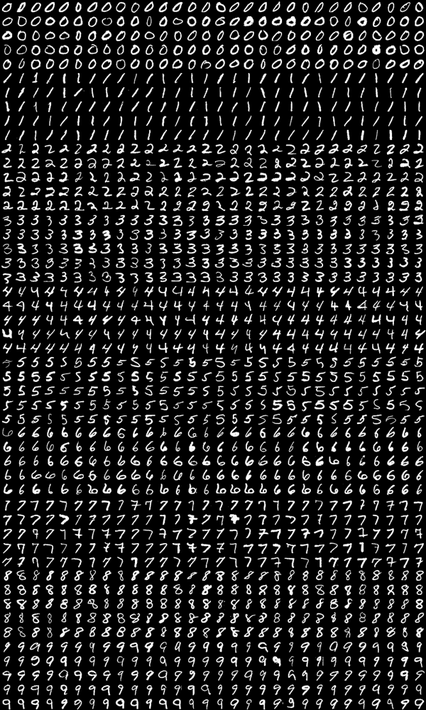
#> input picture code/MPV_2014_semestral_work/03/Test.png, 426 x 710 px, shrunk from 600 x 1000 before the run, found by its file name
$ python run.py   (Python 2 division)   (older library calls are emulated)
#> lines starting #> are read from the running program, lines starting #| are printed output that depends on the picture; long printed decimals are rounded
### code/MPV_2016_semestral_work/03/ucitel/mpv03_ucitel.py
# -*- coding: utf-8 -*-
"""
Created on Thu Nov 13 12:58:47 2014

@author: Ing. Lukas Bures
@email: lbures@kky.zcu.cz
@credits:
@version: 2.0.0
"""

import numpy as np
import cv2
from numpy.linalg import norm

SZ = 20
CLASS_N = 10


def deskew(img):
    m = cv2.moments(img)
    if abs(m['mu02']) < 1e-2:
        return img.copy()
    skew = m['mu11'] / m['mu02']
    m = np.float32([[1, skew, -0.5 * SZ * skew], [0, 1, 0]])
    img = cv2.warpAffine(img, m, (SZ, SZ), flags=cv2.WARP_INVERSE_MAP | cv2.INTER_LINEAR)
    return img


def preprocess_hog(digits):
    samples = []
    for img in digits:
        gx = cv2.Sobel(img, cv2.CV_32F, 1, 0)
        gy = cv2.Sobel(img, cv2.CV_32F, 0, 1)
        mag, ang = cv2.cartToPolar(gx, gy)
        bin_n = 16
        b = np.int32(bin_n * ang / (2 * np.pi))
        bin_cells = b[:10, :10], b[10:, :10], b[:10, 10:], b[10:, 10:]
        mag_cells = mag[:10, :10], mag[10:, :10], mag[:10, 10:],  mag[10:, 10:]
        hists = [np.bincount(b.ravel(), m.ravel(), bin_n) for b, m in zip(bin_cells, mag_cells)]
        hist = np.hstack(hists)

        # transform to Hellinger kernel
        eps = 1e-7
        hist /= hist.sum() + eps
        hist = np.sqrt(hist)
        hist /= norm(hist) + eps

        samples.append(hist)
    return np.float32(samples)


class SVM:
    def __init__(self, c=2.67, gamma=5.383):
        self.model = cv2.ml.SVM_create()
        self.model.setKernel(cv2.ml.SVM_RBF)
        self.model.setType(cv2.ml.SVM_C_SVC)
        self.model.setC(c)
        self.model.setGamma(gamma)

    def train(self, samples, responses):
        self.model.train(samples, cv2.ml.ROW_SAMPLE, responses)

    def predict(self, samples):
        _, predicted = self.model.predict(samples)
        return predicted.ravel()


def evaluate_model(model, fv):
    labels = model.predict(fv)
    labels = labels.astype(dtype="int32")
    return labels


def classify(train_data, train_label, test_data):
    print "-------------------------------------------------------------------"
    print "TRAIN"
    print
    train_deskewed_data = map(deskew, train_data)
    train_fv = preprocess_hog(train_deskewed_data)

    print 'Training SVM ...'
    model = SVM()
    model.train(train_fv, np.array(train_label, dtype="int32"))

    print "-------------------------------------------------------------------"
    print "TEST"
    print
    test_deskewed_data = map(deskew, test_data)
    test_fv = preprocess_hog(test_deskewed_data)

    print 'Testing data ...'
    test_labels = evaluate_model(model, test_fv)
    print "-------------------------------------------------------------------"

    return test_labels

### code/MPV_2016_semestral_work/03/ucitel/run.py
# -*- coding: utf-8 -*-
"""
Created on 19:29 12.11.15

@author: Ing. Lukas Bures
@email: lbures@kky.zcu.cz
@credits:
@version: 1.0.0
"""

import mpv03_ucitel
import cv2
import numpy as np
from random import randint


def check_labels(test, gt):
    if len(test) is not len(gt):
        assert "Bad count of labels"

    good = 0
    for i in range(len(gt)):
        if test[i] == gt[i]:
            good += 1

    return good


def prepare_data(img, length):
    img = np.array(img)
    h, w = img.shape

    t_datas = []
    t_labels = []

    if w % length != 0 or h % length != 0:
        assert "Bad size of input image."

    w_bin = w / length
    h_bin = h / length

    i = 0
    for hh in range(h_bin):
        if hh % 5 == 0 and hh != 0:
            i += 1

        for ww in range(w_bin):
            h_from = hh * length
            h_to = (hh + 1) * length
            w_from = ww * length
            w_to = (ww + 1) * length
            sub_img = img[h_from:h_to, w_from:w_to]

            t_datas.append(sub_img)
            t_labels.append(i)

    return t_datas, t_labels


def select_data(datas, labels, count):
    t_datas = []
    t_labels = []

    for i in range(count):
        pos = randint(0, len(datas) - 1)
        t_datas.append(datas[pos])
        t_labels.append(labels[pos])

    return t_datas, t_labels


def compute_confusion(labels_gt, labels_test):
    s = set(labels_gt)
    confusion = np.zeros((len(s), len(s)), np.int32)

    for i, j in zip(labels_gt, labels_test):
        confusion[i, j] += 1

    return confusion


if __name__ == '__main__':
    test_img = cv2.imread("../data/test/Test.png", cv2.IMREAD_GRAYSCALE)
#> test_img is the input picture: shape (710, 426); min 0, max 255, mean 35
    train_img = cv2.imread("../data/train/Train.png", cv2.IMREAD_GRAYSCALE)
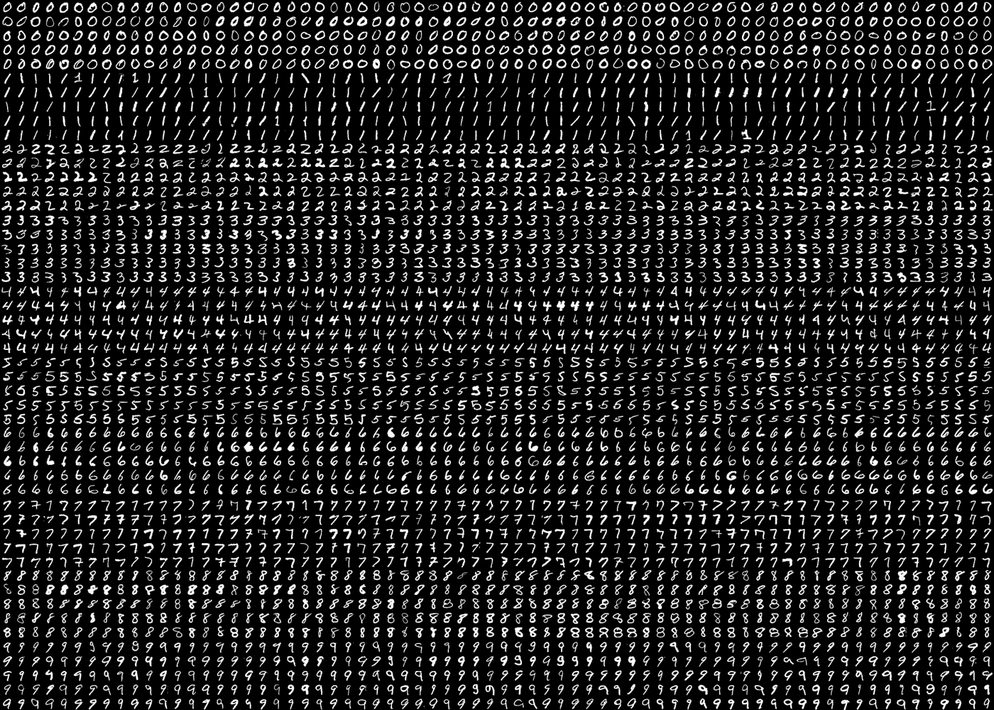
#> input picture code/MPV_2014_semestral_work/03/Train.png, 994 x 710 px, shrunk from 1400 x 1000 before the run, found by its file name
#> train_img is the input picture: shape (710, 994); min 0, max 255, mean 35
    digit_len = 20

    train_data_all, train_labels_all = prepare_data(train_img, digit_len)
#> after the loop in prepare_data, `for hh in range(h_bin):`: i = 6; t_datas = 1715 items; t_labels = 1715 values from 0 to 6
#> train_data_all = 1715 items; train_labels_all = 1715 values from 0 to 6
    test_data_all, test_labels_gt_all = prepare_data(test_img, digit_len)
#> test_data_all = 735 items; test_labels_gt_all = 735 values from 0 to 6

    test_data_random, test_labels_gt_random = select_data(test_data_all, test_labels_gt_all,
                                                          randint(len(test_data_all) / 2, len(test_data_all)))
#> the loop in select_data, `for i in range(count):` made 564 passes
#> pos on passes 1 to 3: 430, 41, 265
#> after the loop in select_data, `for i in range(count):`: t_datas = 564 items; t_labels = 564 values, max 6 at index 16, min 0 at index 1, mean 2.99
#> test_data_random = 564 items; test_labels_gt_random has the same summary as t_labels in select_data

    test_labels = mpv03_ucitel.classify(train_data_all, train_labels_all, test_data_random)
#> in classify, `train_deskewed_data = map(deskew, train_data)`: train_deskewed_data = 1715 items
#> the loop in preprocess_hog, `for img in digits:` made 1715 passes
#> pass 1, in preprocess_hog, `mag, ang = cv2.cartToPolar(gx, gy)`:
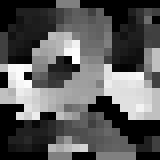
#> ang: shape (20, 20) float32 (shown 8 times larger); min 0, max 6.24, mean 2.24; drawn with min black and max white
#> after the loop in preprocess_hog, `for img in digits:`:
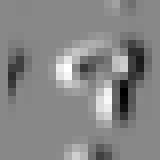
#> gx: shape (20, 20) float32 (shown 8 times larger); min -936, max 825, mean -11.7; drawn with min black and max white
#> in preprocess_hog, `return np.float32(samples)`:
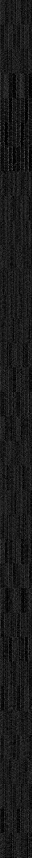
#> returned value: shape (1715, 64) float32 (shown at 1/2 size); min 0, max 0.509, mean 0.103
#> in classify, `test_deskewed_data = map(deskew, test_data)`: test_deskewed_data = 564 items
#> the loop in preprocess_hog (call 2), `for img in digits:` made 564 passes
#> pass 1, in preprocess_hog (call 2), `mag, ang = cv2.cartToPolar(gx, gy)`:
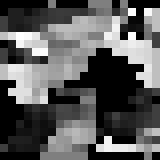
#> ang: shape (20, 20) float32 (shown 8 times larger); min 0, max 6.27, mean 2.21; drawn with min black and max white
#> after the loop in preprocess_hog (call 2), `for img in digits:`:
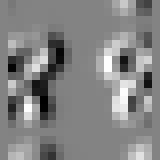
#> gx: shape (20, 20) float32 (shown 8 times larger); min -840, max 793, mean 4.2; drawn with min black and max white
#> in preprocess_hog (call 2), `return np.float32(samples)`:
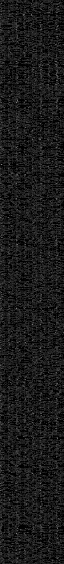
#> returned value: shape (564, 64) float32; min 0, max 0.524, mean 0.103
#> in predict, `_, predicted = self.model.predict(samples)`: predicted = 564 values, max 6 at index 10, min 0 at index 1, mean 2.94
#> in evaluate_model, `labels = model.predict(fv)`: labels has the same summary as predicted in predict
#> in classify, `test_labels = evaluate_model(model, test_fv)`: test_labels has the same summary as predicted in predict
#> test_labels has the same summary as predicted in predict

    ok = check_labels(test_labels, test_labels_gt_random)
#> after the loop in check_labels, `for i in range(len(gt)):`: good = 428
#> ok = 428

    confusion_matrix = compute_confusion(test_labels_gt_random, test_labels)
#> in compute_confusion, `s = set(labels_gt)`: s = 7 items
#> the loop in compute_confusion, `for i, j in zip(labels_gt, labels_test):` made 564 passes
#> (i, j) on passes 1, 2, 4: (4, 4), (0, 0), (4, 4)
    print "Confusion matrix:"
    print confusion_matrix
#| [[77  6  0  2  4  1  1]
#|  [ 2 62 11  0  3  2  2]
#|  [ 5  1 50  0  8  0  5]
#|  [ 3  5  2 61  2  0  4]
#|  [ 2  2  3  2 64  0  1]
#|  [ 1  5  1  2  2 61 14]
#|  [ 3  0  2  9  9  9 53]]
    print str(ok) + "/" + str(len(test_labels_gt_random)) + ", " + str(
        float(ok) / float(len(test_labels_gt_random)) * 100.0) + "%"
#| 428/564, 75.887%
